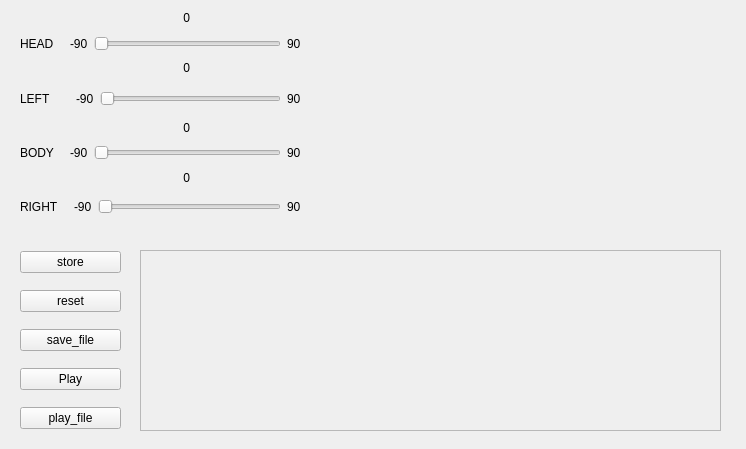
<?xml version="1.0" encoding="UTF-8"?>
<ui version="4.0">
 <class>Form</class>
 <widget class="QWidget" name="Form">
  <property name="geometry">
   <rect>
    <x>0</x>
    <y>0</y>
    <width>746</width>
    <height>449</height>
   </rect>
  </property>
  <property name="windowTitle">
   <string>Form</string>
  </property>
  <widget class="QWidget" name="widget" native="true">
   <property name="geometry">
    <rect>
     <x>10</x>
     <y>40</y>
     <width>271</width>
     <height>41</height>
    </rect>
   </property>
  </widget>
  <widget class="QWidget" name="Panda3DContainer" native="true">
   <property name="geometry">
    <rect>
     <x>300</x>
     <y>10</y>
     <width>261</width>
     <height>231</height>
    </rect>
   </property>
  </widget>
  <widget class="QScrollArea" name="capturedImagesScrollArea">
   <property name="geometry">
    <rect>
     <x>140</x>
     <y>250</y>
     <width>581</width>
     <height>181</height>
    </rect>
   </property>
   <property name="widgetResizable">
    <bool>true</bool>
   </property>
   <widget class="QWidget" name="scrollwidget">
    <property name="geometry">
     <rect>
      <x>0</x>
      <y>0</y>
      <width>579</width>
      <height>179</height>
     </rect>
    </property>
    <widget class="QWidget" name="scrollAreaWidgetContents" native="true">
     <property name="geometry">
      <rect>
       <x>20</x>
       <y>10</y>
       <width>381</width>
       <height>161</height>
      </rect>
     </property>
    </widget>
    <widget class="QWidget" name="horizontalLayoutWidget_2">
     <property name="geometry">
      <rect>
       <x>10</x>
       <y>0</y>
       <width>571</width>
       <height>181</height>
      </rect>
     </property>
     <layout class="QHBoxLayout" name="capturedImagesLayout"/>
    </widget>
   </widget>
  </widget>
  <widget class="QLabel" name="expression_label">
   <property name="geometry">
    <rect>
     <x>570</x>
     <y>50</y>
     <width>131</width>
     <height>161</height>
    </rect>
   </property>
   <property name="text">
    <string/>
   </property>
  </widget>
  <widget class="QWidget" name="verticalLayoutWidget">
   <property name="geometry">
    <rect>
     <x>20</x>
     <y>240</y>
     <width>101</width>
     <height>201</height>
    </rect>
   </property>
   <layout class="QVBoxLayout" name="verticalLayout">
    <item>
     <widget class="QPushButton" name="store_button">
      <property name="text">
       <string>store</string>
      </property>
     </widget>
    </item>
    <item>
     <widget class="QPushButton" name="reset_button">
      <property name="text">
       <string>reset</string>
      </property>
     </widget>
    </item>
    <item>
     <widget class="QPushButton" name="store_file">
      <property name="text">
       <string>save_file</string>
      </property>
     </widget>
    </item>
    <item>
     <widget class="QPushButton" name="play_button">
      <property name="text">
       <string>Play</string>
      </property>
     </widget>
    </item>
    <item>
     <widget class="QPushButton" name="play_file">
      <property name="text">
       <string>play_file</string>
      </property>
     </widget>
    </item>
   </layout>
  </widget>
  <widget class="QWidget" name="verticalLayoutWidget_2">
   <property name="geometry">
    <rect>
     <x>20</x>
     <y>20</y>
     <width>281</width>
     <height>211</height>
    </rect>
   </property>
   <layout class="QVBoxLayout" name="verticalLayout_2">
    <item>
     <layout class="QHBoxLayout" name="horizontalLayout">
      <item>
       <widget class="QLabel" name="label">
        <property name="text">
         <string>HEAD   </string>
        </property>
       </widget>
      </item>
      <item>
       <widget class="QLabel" name="label_5">
        <property name="text">
         <string>-90</string>
        </property>
       </widget>
      </item>
      <item>
       <widget class="QSlider" name="Slider1">
        <property name="orientation">
         <enum>Qt::Orientation::Horizontal</enum>
        </property>
       </widget>
      </item>
      <item>
       <widget class="QLabel" name="label_6">
        <property name="text">
         <string>90</string>
        </property>
       </widget>
      </item>
     </layout>
    </item>
    <item>
     <layout class="QHBoxLayout" name="horizontalLayout_5">
      <item>
       <widget class="QLabel" name="label_3">
        <property name="text">
         <string>LEFT      </string>
        </property>
       </widget>
      </item>
      <item>
       <widget class="QLabel" name="label_9">
        <property name="text">
         <string>-90</string>
        </property>
       </widget>
      </item>
      <item>
       <widget class="QSlider" name="Slider3">
        <property name="orientation">
         <enum>Qt::Orientation::Horizontal</enum>
        </property>
       </widget>
      </item>
      <item>
       <widget class="QLabel" name="label_11">
        <property name="text">
         <string>90</string>
        </property>
       </widget>
      </item>
     </layout>
    </item>
    <item>
     <layout class="QHBoxLayout" name="horizontalLayout_3">
      <item>
       <widget class="QLabel" name="label_2">
        <property name="text">
         <string>BODY   </string>
        </property>
       </widget>
      </item>
      <item>
       <widget class="QLabel" name="label_7">
        <property name="text">
         <string>-90</string>
        </property>
       </widget>
      </item>
      <item>
       <widget class="QSlider" name="Slider2">
        <property name="orientation">
         <enum>Qt::Orientation::Horizontal</enum>
        </property>
       </widget>
      </item>
      <item>
       <widget class="QLabel" name="label_8">
        <property name="text">
         <string>90</string>
        </property>
       </widget>
      </item>
     </layout>
    </item>
    <item>
     <layout class="QHBoxLayout" name="horizontalLayout_6">
      <item>
       <widget class="QLabel" name="label_16">
        <property name="text">
         <string>RIGHT   </string>
        </property>
       </widget>
      </item>
      <item>
       <widget class="QLabel" name="label_17">
        <property name="text">
         <string>-90</string>
        </property>
       </widget>
      </item>
      <item>
       <widget class="QSlider" name="Slider4">
        <property name="orientation">
         <enum>Qt::Orientation::Horizontal</enum>
        </property>
       </widget>
      </item>
      <item>
       <widget class="QLabel" name="label_18">
        <property name="text">
         <string>90</string>
        </property>
       </widget>
      </item>
     </layout>
    </item>
   </layout>
  </widget>
  <widget class="QLabel" name="Slider_num1">
   <property name="geometry">
    <rect>
     <x>180</x>
     <y>10</y>
     <width>53</width>
     <height>16</height>
    </rect>
   </property>
   <property name="text">
    <string> 0</string>
   </property>
  </widget>
  <widget class="QLabel" name="Slider_num2">
   <property name="geometry">
    <rect>
     <x>180</x>
     <y>60</y>
     <width>53</width>
     <height>16</height>
    </rect>
   </property>
   <property name="text">
    <string> 0</string>
   </property>
  </widget>
  <widget class="QLabel" name="Slider_num3">
   <property name="geometry">
    <rect>
     <x>180</x>
     <y>120</y>
     <width>53</width>
     <height>16</height>
    </rect>
   </property>
   <property name="text">
    <string> 0</string>
   </property>
  </widget>
  <widget class="QLabel" name="Slider_num4">
   <property name="geometry">
    <rect>
     <x>180</x>
     <y>170</y>
     <width>53</width>
     <height>16</height>
    </rect>
   </property>
   <property name="text">
    <string> 0</string>
   </property>
  </widget>
  <action name="actionpage">
   <property name="text">
    <string>page</string>
   </property>
   <property name="menuRole">
    <enum>QAction::MenuRole::NoRole</enum>
   </property>
  </action>
 </widget>
 <resources/>
 <connections/>
</ui>
